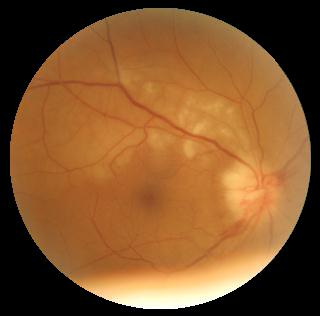
#> input picture gradio/flagged/右眼图像/7b5e1c640459a36469cd/3_right.jpg, 320 x 316 px
$ python -i transforms.py   (imports and definitions only)
#> lines starting #> are read from the running program, lines starting #| are printed output that depends on the picture; after the words box and inside, x2 and y2 are one past the last pixel; in counts of white or black regions, pixels touching at a corner belong together
import cv2
import numpy as np
from PIL import Image
from torchvision import transforms
import torchvision.transforms.functional as TF
import random

class FOVExtraction(object):

    def __call__(self, img, tol=7):
#> called with tol = 7
        img = cv2.cvtColor(np.array(img), cv2.COLOR_RGB2BGR) # PIL to cv
#> img is the input picture: shape (316, 320, 3); mean B, G, R 43.5, 84.6, 129.4

        gray_img = cv2.cvtColor(img, cv2.COLOR_BGR2GRAY)
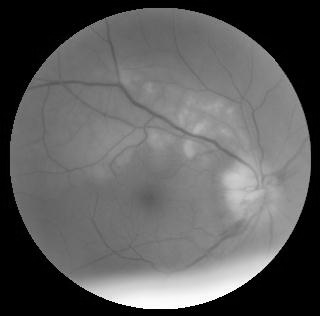
#> gray_img: shape (316, 320); min 0, max 255, mean 93.3
        mask = gray_img > tol
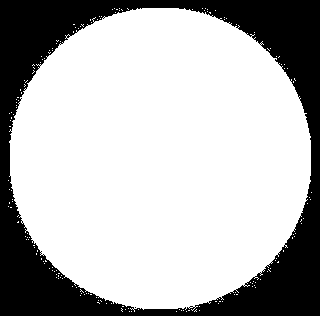
#> mask: shape (316, 320) bool; 71.5% white; 2 black regions (1 under 20 px), largest, box (x1, y1, x2, y2) and area: (0, 0, 320, 316) 28803
        img_blue = img[:, :, 0][np.ix_(mask.any(1), mask.any(0))]
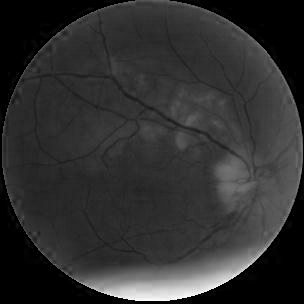
#> img_blue: shape (304, 304); min 0, max 255, mean 47.6
        img_green = img[:, :, 1][np.ix_(mask.any(1), mask.any(0))]
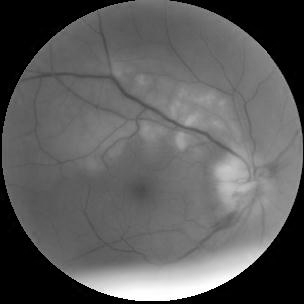
#> img_green: shape (304, 304); min 0, max 255, mean 92.5
        img_red = img[:, :, 2][np.ix_(mask.any(1), mask.any(0))]
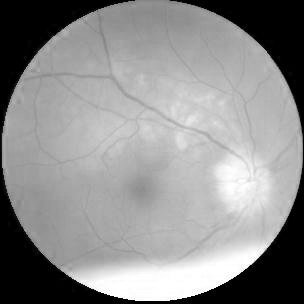
#> img_red: shape (304, 304); min 0, max 255, mean 141.6
        img = np.stack([img_blue, img_green, img_red], axis=-1)
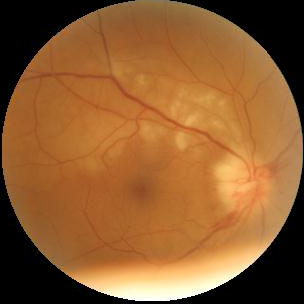
#> img: shape (304, 304, 3); mean B, G, R 47.6, 92.5, 141.6

        img = Image.fromarray(cv2.cvtColor(img, cv2.COLOR_BGR2RGB)) # cv to PIL
#> img: PIL image 304x304 RGB

        return img


class CircleCrop(object):

    # [16 lines left out: function __call__, not called in this run]


class RandomHorizontalFlipDual(object):

    def __init__(self, p=0.5):
        self.p = p

    # [12 lines left out: function __call__, not called in this run]


class RandomVerticalFlipDual(object):

    def __init__(self, p=0.5):
        self.p = p

    # [9 lines left out: function __call__, not called in this run]


class RandomRotationDual(object):

    def __init__(self, degrees=30):
        self.low = -degrees
        self.high = degrees

    # [11 lines left out: function __call__, not called in this run]


class ColorJitterDual(object):

    # [24 lines left out: functions __init__, __call__, not called in this run]


class ToTensorDual(object):

    # [8 lines left out: function __call__, not called in this run]


class NormalizeDual(object):

    def __init__(self, mean, std):
        self.mean = mean
        self.std = std

    # [8 lines left out: function __call__, not called in this run]


class RandomCropDual(object):

    def __init__(self, size):
        self.transform = transforms.RandomCrop(size=size)

    # [8 lines left out: function __call__, not called in this run]


class CenterCropDual(object):

    def __init__(self, size):
        self.transform = transforms.CenterCrop(size=size)

    # [8 lines left out: function __call__, not called in this run]


# 新增自定义变换类（放在文件开头，transform定义之前）
class CircularBorderCroppingDual:
    """双通道黑边裁剪"""
    def __init__(self, tolerance=6):
        self.tolerance = tolerance

    # [16 lines left out: function __call__, not called in this run]

class EnhanceContrastDual:
    """双通道对比度增强"""
    def __init__(self, clip_limit=2, tile_grid_size=(8,8)):
        self.clip_limit = clip_limit
        self.tile_grid_size = tile_grid_size

    # [17 lines left out: function __call__, not called in this run]

>>> import cv2
>>> picture = cv2.cvtColor(cv2.imread('../gradio/flagged/右眼图像/7b5e1c640459a36469cd/3_right.jpg'), cv2.COLOR_BGR2RGB)
>>> result = FOVExtraction()(picture)
